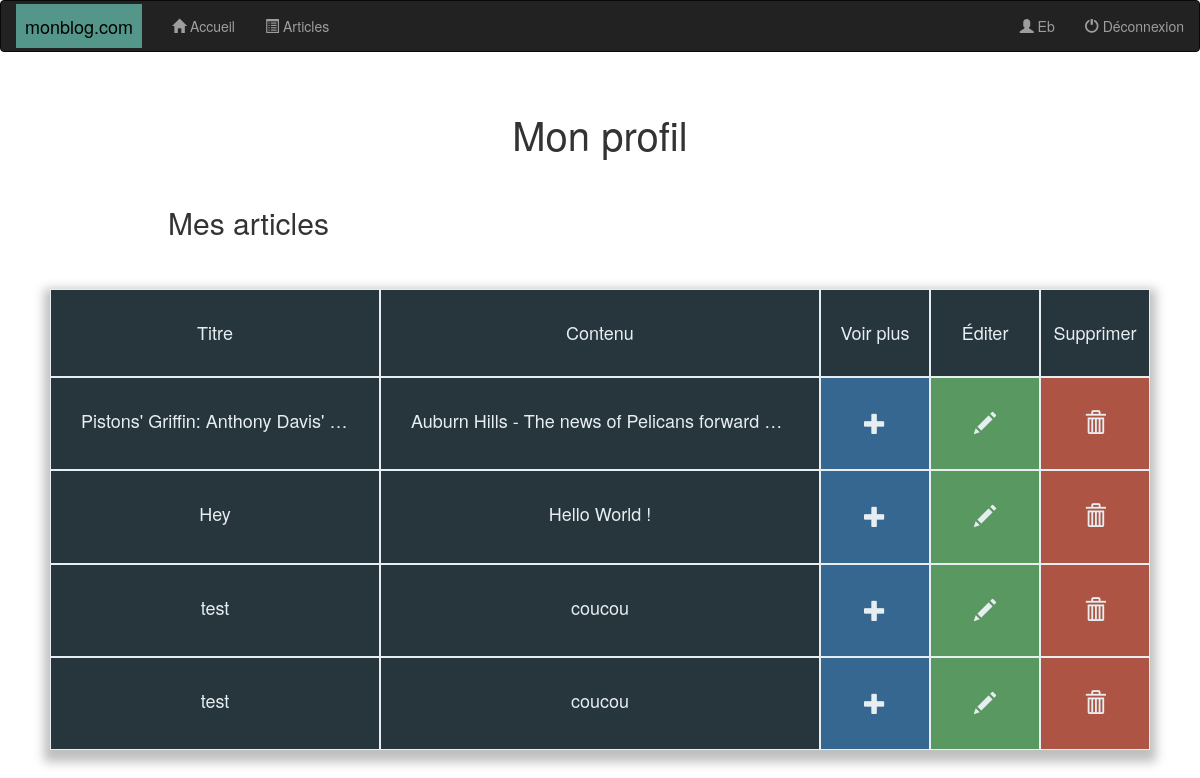
The app's page /account.php (signed in) with its own data.
### tables this page shows
CREATE TABLE `article` (
  `id` int(11) NOT NULL AUTO_INCREMENT,
  `title` varchar(255) NOT NULL,
  `content` varchar(10000) NOT NULL,
  `author` int(11) NOT NULL,
  PRIMARY KEY (`id`),
  KEY `author` (`author`),
  CONSTRAINT `article_ibfk_1` FOREIGN KEY (`author`) REFERENCES `user` (`id`)
);

### src/account.php (the view, shortened to what this page needs)
<?php
include 'database.php';
if (isset($_SESSION['id'])) {
	$userName = $_SESSION['username'];
}
?>
<!DOCTYPE html>
<html lang="fr" dir="ltr">
  <head>
    <link rel="stylesheet" href="/css/style.css">
    <link rel="stylesheet" href="https://maxcdn.bootstrapcdn.com/bootstrap/3.4.0/css/bootstrap.min.css">
  </head>
  <body>
    <?php
    include 'navbar.php';
     ?>
     <div class="home">
       <h2 class="account-title">Mon profil </h2>
     </div>
     <h3 class="article-title-page">Mes articles</h3>
     <div class="articles">
      <ul class="article-ul">Titre</ul>
      <ul class="article-ul">Contenu</ul>
      <ul class="article-ul">Voir plus</ul>
      <ul class="article-ul">Éditer</ul>
      <ul class="article-ul">Supprimer</ul>
      <?php
			$query = "SELECT title, content
                FROM article
								INNER JOIN user ON article.author = user.id
								WHERE user.username = '$userName'";
      $statement = $pdo->prepare($query);
      $statement->execute();
      while ( $data = $statement->fetch(PDO::FETCH_ASSOC) ) { ?>
        <li class="article-title article-li">
          <?php
            echo $data['title'];
           ?>
        </li>
        <li class="article-contents article-li">
          <?php echo $data['content']; ?>
        </li>
				<a href="details.php?=<?= $data['id'] ?>" target="_blank">
        	<li class="article-show article-li">
          	<span class="glyphicon glyphicon-plus"></span>
        	</li>
				</a>
				<a href="edit-article.php?=<?= $data['id'] ?>">
	        <li class="article-edit article-li">
	          <span class="glyphicon glyphicon-pencil"></span>
	        </li>
				</a>
				<a href="delete.php?=<?= $data['id'] ?>">
	        <li class="article-delete article-li">
	          <span class="glyphicon glyphicon-trash"></span>
	        </li>
				</a>
    <?php  } ?>
    </div>
  </body>
</html>

### src/navbar.php (shortened to what this page needs)
<!DOCTYPE html>
<html lang="fr" dir="ltr">
  <head>
  </head>
  <body>
    <nav class="navbar navbar-inverse">
      <div class="container-fluid">
        <div class="navbar-header navbar-brand">
          <span class="title-site">monblog.com</span>
        </div>
        <ul class="nav navbar-nav">
          <li><a href="index.php"><span class="glyphicon glyphicon-home"></span>
            Accueil
          </a></li>
          <li><a href="article.php"><span class="glyphicon glyphicon-list-alt"></span>
            Articles
          </a></li>
        </ul>
        <ul class="nav navbar-nav navbar-right">
          <?php if(isset($_SESSION['username'])) : ?>
            <li><a href="account.php?id=<?= $_SESSION['id'] ?>">
              <span class="glyphicon glyphicon-user"></span>
              <?php echo $_SESSION['username']; ?>
            </a></li>
            <li><a href="deconnexion.php"><span class="glyphicon glyphicon-off"></span>
              Déconnexion
            </a></li>
          <?php endif ?>
        </ul>
      </div>
    </nav>
  </body>
</html>

### src/css/style.css (style rules this page uses)
.title-site { border: 1px solid #54978A; background-color: #54978A; font-weight: 300; color: black; padding: 8px; }
.home { text-align: center; margin-top: 60px; }
::placeholder { color: inherit; }
.account-title { font-size: 40px; font-weight: 300; text-align: center; }
.article-title-page { margin: 50px 14%; font-weight: 400; font-size: 30px; }
.articles { display: grid; list-style: none; margin: 10px 50px 50px 50px; grid-template-columns: 30% 40% 10% 10% 10%; grid-template-rows: auto; box-shadow: 0px 6px 10px 6px #BFBFBF; -webkit-transition: box-shadow 0.7s; transition: box-shadow 0.7s; }
.article-ul, .article-li { border: 1px solid #E7EEF1; padding-top: 30px; padding-bottom: 30px; color: #E7EEF1; background-color: #27363D; width: 100%; font-size: 18px; font-weight: lighter; }
.article-ul { margin-bottom: 0px; padding-top: 30px; padding-bottom: 30px; text-align: center; padding-left: inherit; }
.article-title, .article-contents, .article-show, .article-edit, .article-delete { text-align: center; padding: 30px; overflow: hidden; white-space: nowrap; text-overflow: ellipsis; }
.article-show { background-color: #356790; font-size: 22px; -webkit-transition: background-color 0.5s, color 0.5s; transition: background-color 0.5s, color 0.5s; }
.article-edit { background-color: #599861; font-size: 22px; -webkit-transition: background-color 0.5s, color 0.5s; transition: background-color 0.5s, color 0.5s; }
.article-delete { background-color: #AD5444; font-size: 22px; -webkit-transition: background-color 0.5s, color 0.5; transition: background-color 0.5s, color 0.5s; }

### records on screen
article: title "Pistons' Griffin: Anthony Davis'…", content "Auburn Hills - The news of Pelicans forward…"
article: title "Hey", content "Hello World !"
article: title "test", content "coucou"
article: title "test", content "coucou"

### other values on screen
$_SESSION['username'] "Eb"
